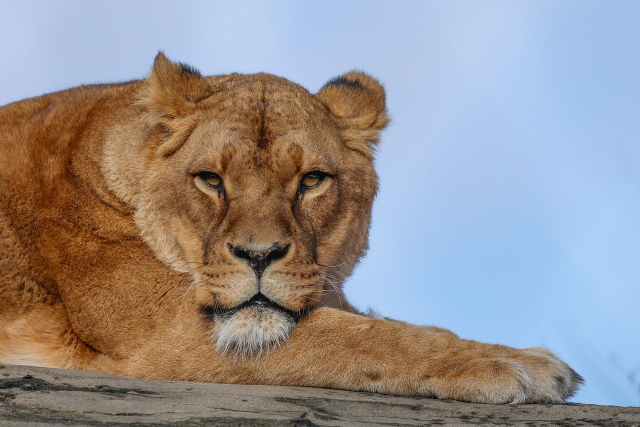
#> input picture opencv_basic/data/lion.jpg, 1280 x 853 px (shown at 1/2 size)
$ python crop.py
#> lines starting #> are read from the running program, lines starting #| are printed output that depends on the picture
import os
import cv2

def mouse_event(event, x, y, flags, param):
    if event == cv2.EVENT_MOUSEMOVE:
        print(f'x: {x}, y: {y}')


img = cv2.imread(os.path.join('..', 'data', 'lion.jpg'))
#> img is the input picture: shape (853, 1280, 3); mean B, G, R 145.7, 145.1, 150.5

print(img.shape)
#| (853, 1280, 3)

cropped_img = img[220:740, 320:940] # [y:y1, x:x1]
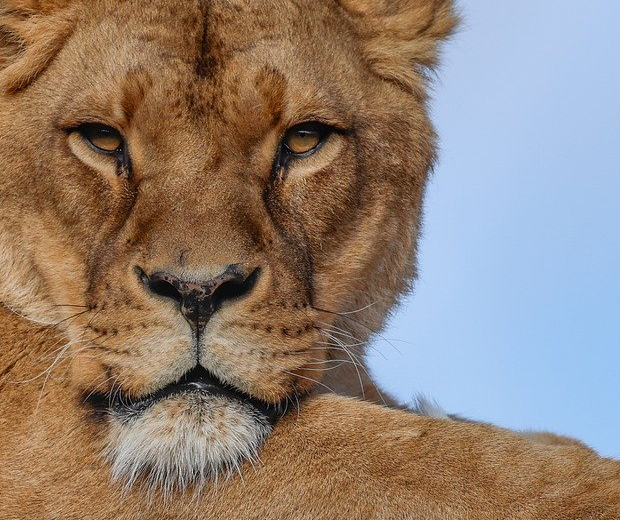
#> cropped_img: shape (520, 620, 3); mean B, G, R 116.5, 128.8, 145.8

cv2.imshow('img', img)
cv2.imshow('cropped_img', cropped_img)

cv2.setMouseCallback('img', mouse_event, [img])

cv2.waitKey(0)

$ run again, with opencv_basic/data/partridge.jpg copied over opencv_basic/data/lion.jpg
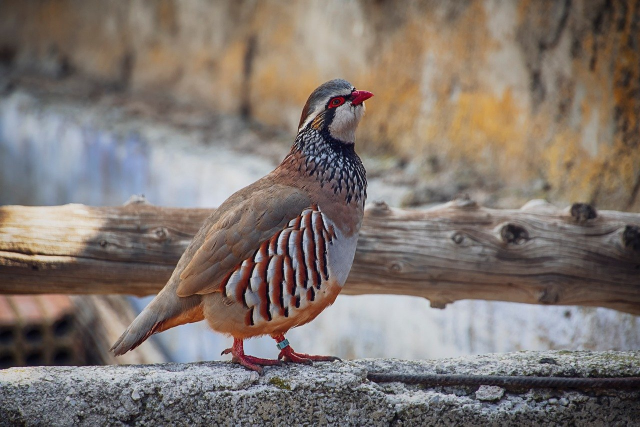
#> input picture opencv_basic/data/partridge.jpg, 1280 x 853 px (shown at 1/2 size)
#> img is the input picture: shape (853, 1280, 3); mean B, G, R 111.1, 117.5, 128
#| (853, 1280, 3)
#> `cropped_img = img[220:740, 320:940]`:
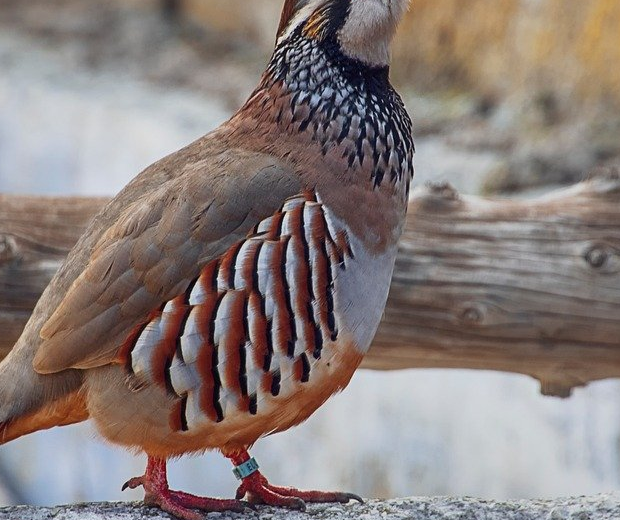
#> cropped_img: shape (520, 620, 3); mean B, G, R 122.6, 125.4, 137

$ run again, with opencv_basic/data/woman.jpg copied over opencv_basic/data/lion.jpg
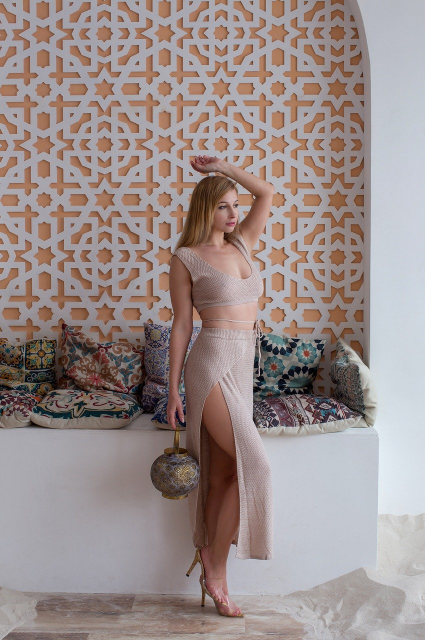
#> input picture opencv_basic/data/woman.jpg, 850 x 1280 px (shown at 1/2 size)
#> img is the input picture: shape (1280, 850, 3); mean B, G, R 139.8, 141.8, 155.3
#| (1280, 850, 3)
#> `cropped_img = img[220:740, 320:940]`:
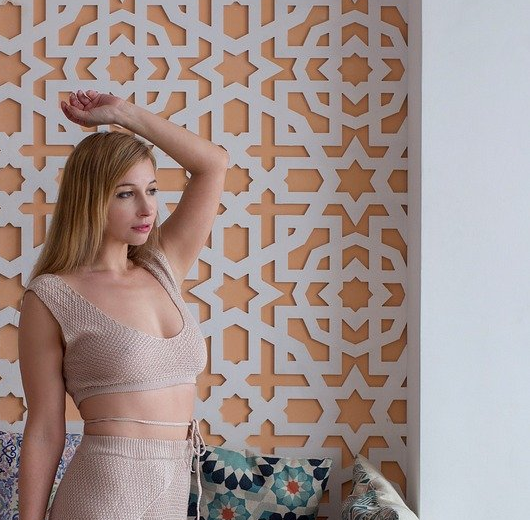
#> cropped_img: shape (520, 530, 3); mean B, G, R 141.1, 145.2, 161.6
